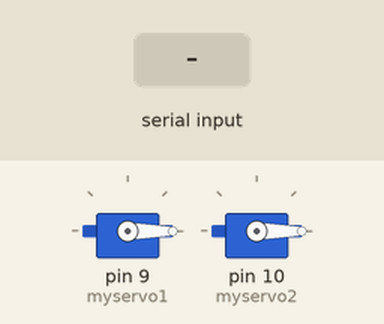
The sketch below on a simulated Arduino Uno, built with avr-gcc and run on an emulated ATmega328P. On the bench: 2 × servo. Inputs (shaded band) come from the test bench. What the sketch prints to the serial monitor is not drawn.

Above: at 1.2 s.
1.3 s: "1" received over the second serial link
At 2.3 s:
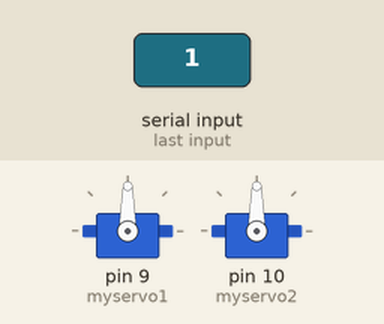
2.8 s: "2" received over the second serial link
At 3.4 s:
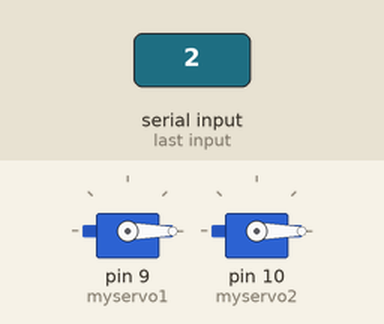
Timing chart, 0 to 5.8 s (numbered marks = the images above; inputs shaded):
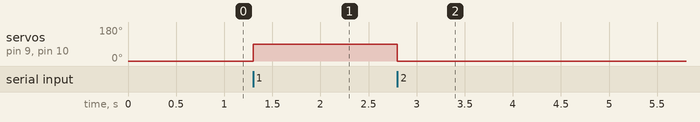

Measured:
- after the input at 1.3 s, servo on pin 9 (myservo1), servo on pin 10 (myservo2): 0° → 90° at once
- after the input at 2.8 s, servo on pin 9 (myservo1), servo on pin 10 (myservo2): 90° → 0° at once

The sketch:

Servo.ino
```cpp
#include<Servo.h>
#include <SoftwareSerial.h>

int blueTx=2;   //Tx (보내는핀 설정)at
int blueRx=3;   //Rx (받는핀 설정)
SoftwareSerial mySerial(blueTx, blueRx);  //시리얼 통신을 위한 객체선언

Servo myservo1;
Servo myservo2;

////////////////////////////////////////////////////////////
void setup()
{
  myservo1.attach(9);
  myservo2.attach(10);
  Serial.begin(9600);   //시리얼모니터
  mySerial.begin(9600); //블루투스 시리얼
  myservo1.write(0);
  myservo2.write(0);
}
void loop()
{
  char cc;
  if (mySerial.available()) {
    cc = (char)mySerial.read();
    Serial.write(mySerial.read());  //블루투스측 내용을 시리얼모니터에 출력
  }

  if (cc == '1'){
    myservo2.write(90);
    myservo1.write(90);
  }

  if (cc == '2'){
    myservo1.write(0);
    myservo2.write(0);
  }

}
```
